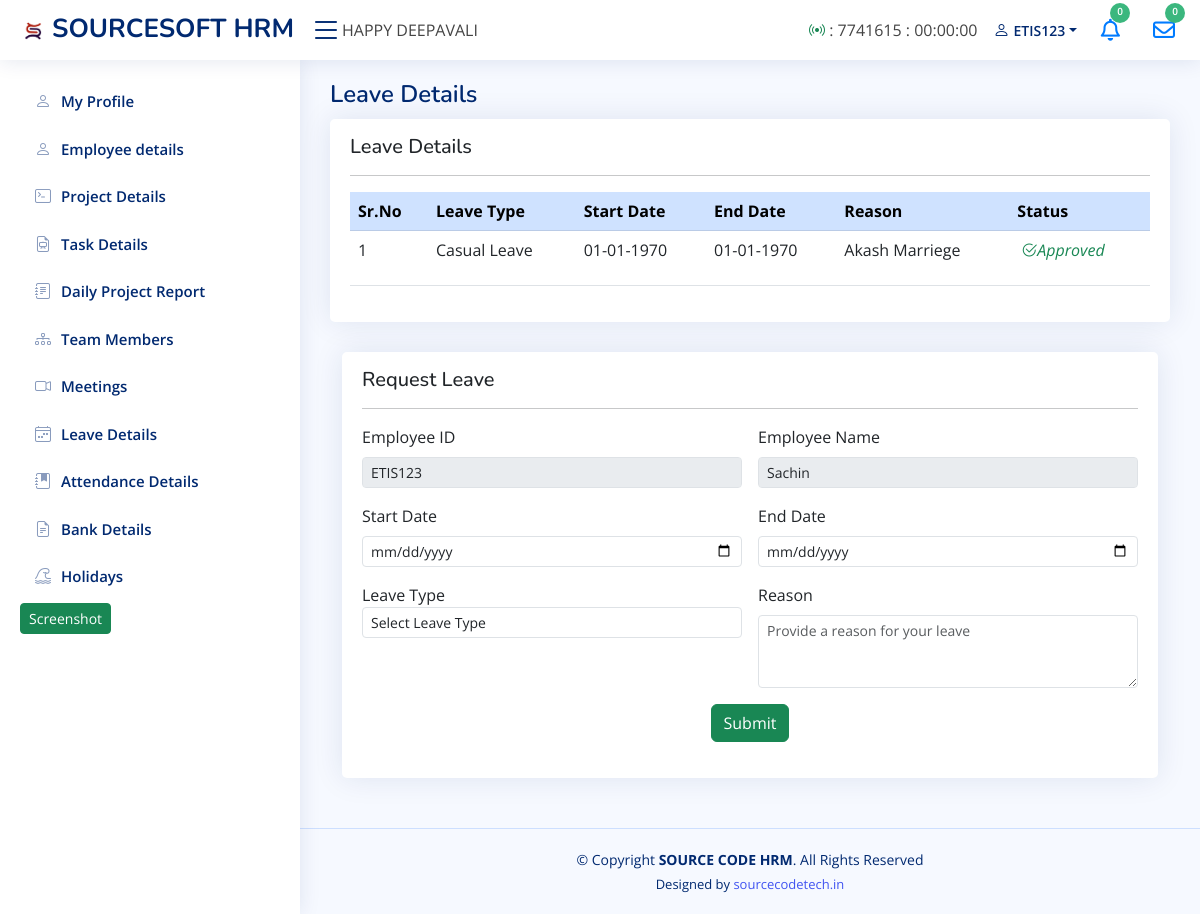
The page /sourcesoft/employee_dashboard/emp_leave.php (signed in) on the database its author committed.
### tables this page shows
CREATE TABLE `notice` (
  `id` int(11) NOT NULL,
  `notice` varchar(500) NOT NULL
);

CREATE TABLE `emp_details` (
  `id` int(90) NOT NULL,
  `fname` varchar(100) NOT NULL,
  `empid` varchar(50) NOT NULL,
  `email` varchar(50) NOT NULL,
  `phno` varchar(12) NOT NULL,
  `username` varchar(50) NOT NULL,
  `pass` varchar(50) NOT NULL,
  `department` varchar(50) NOT NULL,
  `position` varchar(50) NOT NULL,
  `proname` varchar(200) NOT NULL,
  `sdate` varchar(40) NOT NULL,
  `edate` varchar(40) NOT NULL,
  `man` varchar(50) NOT NULL,
  `jdate` varchar(10) NOT NULL,
  `bdate` varchar(10) NOT NULL,
  `add` varchar(200) NOT NULL,
  `edu` varchar(40) NOT NULL,
  `about` text NOT NULL,
  `skills` varchar(50) NOT NULL,
  `status` varchar(255) NOT NULL,
  `last_act` datetime NOT NULL,
  `twitter` varchar(100) NOT NULL,
  `facebook` varchar(100) NOT NULL,
  `instagram` varchar(100) NOT NULL,
  `linkedin` varchar(100) NOT NULL,
  `profile_pic` varchar(300) NOT NULL,
  `adhar_card` varchar(300) NOT NULL,
  `pan_card` varchar(300) NOT NULL
);

CREATE TABLE `user_leave` (
  `id` int(50) NOT NULL,
  `fname` varchar(50) NOT NULL,
  `empid` varchar(50) NOT NULL,
  `leavet` varchar(50) NOT NULL,
  `sdate` varchar(250) NOT NULL,
  `edate` varchar(200) NOT NULL,
  `reason` varchar(200) NOT NULL,
  `status` int(5) NOT NULL
);

### sourcesoft/employee_dashboard/emp_leave.php (the view, shortened to what this page needs)
<?php
include 'connection.php';
?>
<!DOCTYPE html>
<html lang="en">
<head>
    <link href="assets/vendor/bootstrap/css/bootstrap.min.css" rel="stylesheet">
    <link href="assets/vendor/bootstrap-icons/bootstrap-icons.css" rel="stylesheet">
    <link href="assets/vendor/boxicons/css/boxicons.min.css" rel="stylesheet">
    <link href="assets/vendor/quill/quill.snow.css" rel="stylesheet">
    <link href="assets/vendor/quill/quill.bubble.css" rel="stylesheet">
    <link href="assets/vendor/remixicon/remixicon.css" rel="stylesheet">
    <link href="assets/vendor/simple-datatables/style.css" rel="stylesheet">
    <link href="assets/css/style.css" rel="stylesheet">
    <link rel="stylesheet" href="https://cdn.jsdelivr.net/npm/sweetalert2@11.0.18/dist/sweetalert2.min.css">
    <link rel="stylesheet" href="https://cdnjs.cloudflare.com/ajax/libs/font-awesome/6.4.2/css/all.min.css">
</head>
<body>
    <?php include "include/header.php"; ?>
    <?php include "include/sidebar.php"; ?>
    <main id="main" class="main">
        <div class="pagetitle">
            <h1>Leave Details</h1>
        </div>
        <?php
        $emp_id = $show_data['empid'];
        $query = "SELECT *, ROW_NUMBER() OVER (ORDER BY id DESC) as row_num FROM `user_leave` WHERE empid='$emp_id'";
        $data = mysqli_query($conn, $query);
        ?>
        <section class="section">
            <div class="row">
                <div class="col-lg-12 col-md-6">
                    <div class="card">
                        <div class="card-body">
                            <h5 class="mt-3">Leave Details</h5>
                            <hr>
                            <table class="table datatable cellspacing= '5' width='70%'">
                                <thead>
                                    <tr class="table-primary">
                                        <th scope="col">Sr.No</th>
                                        <th scope="col">Leave Type</th>
                                        <th scope="col">Start Date</th>
                                        <th scope="col">End Date</th>
                                        <th scope="col">Reason</th>
                                        <th scope="col">Status</th>
                                    </tr>
                                </thead>
                                <?php
                                while ($result = mysqli_fetch_assoc($data)) {
                                ?>
                                <tr>
                                    <td><?php echo $result['row_num']; ?></td>
                                    <td><?php echo $result['leavet']; ?></td>
                                    <td><?php echo date('d-m-Y', strtotime($result['sdate'])); ?></td>
                                    <td><?php echo date('d-m-Y', strtotime($result['edate'])); ?></td>
                                    <td><?php echo $result['reason']; ?></td>
                                    <td><?php
                                            if ($result['status'] == 1) {
                                                echo '<p><i class="bi bi-check2-circle text-success px-1">Approved</i></p>';
                                            } else {
                                            }
                                            ?></td>
                                </tr>
                                <?php
                                }
                                ?>
                            </table>
                        </div>
                    </div>
                </div>
            </div>
        </section>
        <div class="container">
            <div class="card">
                <div class="card-body">
                    <h5 class="mt-3">Request Leave</h5>
                    <hr>
                    <?php
                    $emp_id = $show_data['empid'];
                    $emp_name = $show_data['fname'];
                    ?>
                    <form class="row g-3" action="#" method="POST" onsubmit="return validateForm()">
                        <div class="col-md-6">
                            <label for="inputhdname" class="form-label">Employee ID</label>
                            <input type="text" name="id" class="form-control form-control-sm" id="inputid"
                                value="<?php echo $emp_id ?>" required disabled>
                        </div>
                        <div class="col-md-6">
                            <label for="inputhdname" class="form-label">Employee Name </label>
                            <input type="text" name="name" class="form-control form-control-sm" id="inputhdname"
                                value="<?php echo $emp_name ?>" required disabled>
                        </div>
                        <div class="col-md-6">
    <label for="inputhdname" class="form-label">Start Date</label>
    <input type="date" name="sdate" class="form-control form-control-sm" id="inputdate"
        required min="<?php echo date('Y-m-d'); ?>">
</div>
<div class="col-md-6">
    <label for="inputhdname" class="form-label">End Date</label>
    <input type="date" name="edate" class="form-control form-control-sm" id="inputenddate"
        required min="<?php echo date('Y-m-d'); ?>">
</div>
<div class="col-md-6">
    <label for="leavet" class="required">Leave Type</label>
    <select class="form-control form-control-sm" name="leavet" id="leavetype" required>
        <option value="">Select Leave Type</option>
    </select>
</div>
<div class="col-md-6">
    <label for="exampleFormControlTextarea1" class="form-label">Reason</label>
    <textarea class="form-control form-control-sm" name="reason" id="reasonforleave" rows="3"
        placeholder="Provide a reason for your leave" required></textarea>
</div>
<center>
    <button type="submit" class="btn btn-success" name="submit" onclick="return validateForm()">Submit</button>
</center>
                    </form>
                </div>
            </div>
        </div>
    </main>
    <?php include "include/footer.php"; ?>
</body>
</html>

### sourcesoft/employee_dashboard/include/header.php (shortened to what this page needs)
<!DOCTYPE html>
<html lang="en">
<head>
    <link rel="stylesheet" href="https://cdnjs.cloudflare.com/ajax/libs/font-awesome/6.4.2/css/all.min.css"
 />
</head>
<?php
include('connection.php');
if (isset($_SESSION['start_time'])) {
    $currentTime = time();
    $startTime = $_SESSION['start_time'];
}
?>
<header id="header" class="header fixed-top d-flex align-items-center">
    <div class="d-flex align-items-center justify-content-between">
        <a href="emp_profile" class="logo d-flex align-items-center">
            <span class="d-none d-lg-block"><img src="assets\img\sourcesoft_logo.png" alt="SOURCESOFT">SOURCESOFT
                HRM</span>
        </a>
        <i class="bi bi-list toggle-sidebar-btn"></i>
    </div>
    <div>
        <marquee direction="left" behavior="scroll">
            <?php
   $query_result = mysqli_query($conn, "SELECT * FROM `notice`");
     while ($result = mysqli_fetch_array($query_result)) {
    ?>
            <?php echo $result['notice']; ?>&nbsp;&nbsp;&nbsp;&nbsp;&nbsp;&nbsp;
            <?php
    }
    ?>
        </marquee>
    </div>
    <nav class="header-nav ms-auto">
        <ul class="d-flex align-items-center">
            <?php $sessionDuration = $currentTime - $startTime;
            $formattedDuration = gmdate("H:i:s", $sessionDuration);
            ?>
            <?php $id = $_SESSION['session_id']; ?>
            <li>
                <div class="pt-3 pe-3">
                    <p>
                        <i class="bi bi-broadcast text-success"></i> : <?php echo "$id" ?> :
                        <?php echo "$formattedDuration" ?>
                    </p>
                </div>
            </li>
            <?php $user =  $_SESSION['auth_user'];
            $user_data = "SELECT * FROM emp_details WHERE username = '$user'";
            $result = mysqli_query($conn, $user_data);
            $show_data = mysqli_fetch_assoc($result);
            $empid = $show_data['empid'];
            ?>
            <li class="nav-item dropdown pe-3">
                <a class="nav-link nav-profile d-flex align-items-center pe-0" href="#" data-bs-toggle="dropdown">
                    <i class="bi bi-person"></i>
                    <span class="d-none d-md-block dropdown-toggle ps-1"><?php echo "$empid"; ?></span>
                </a>
            </li>
            <li class="nav-item">
    <a class="nav-link nav-icon" href="#" data-bs-toggle="dropdown">
        <div class="nav-item dropdown ms-2">
            <?php
            $id = $_SESSION['auth_user'];
            $orderSql = "SELECT * FROM assign_task WHERE status = 'To-Do' && emp_id = '$id' ";
            $orderQuery = mysqli_query($conn, $orderSql);
            $countOrder = mysqli_num_rows($orderQuery);
            ?>
            <span class="badge rounded-pill" style="height: 20px; width: 20px; font-size: 10px;">
                <?php echo $countOrder; ?></span>
            <?php if ($countOrder > 0) { ?>
                <a href='emp_task'> <i class="fa-solid fa-bell fa-shake fa-lg" style="color:#007bff;"></i></a>
            <?php } else { ?>
                <i class="fa-regular fa-bell" style="color:#007bff;"></i>
            <?php } ?>
        </div>
    </a>
</li>
<li class="nav-item">
    <a class="nav-link nav-icon" href="#" data-bs-toggle="dropdown">
        <div class="nav-item dropdown ms-2">
            <?php
            $orderSql = "SELECT * FROM project WHERE status = 'Not Started'";
            $orderQuery = mysqli_query($conn, $orderSql);
            $countOrder = mysqli_num_rows($orderQuery);
            ?>
            <span class="badge rounded-pill" style="height: 20px; width: 20px; font-size: 10px;">
                <?php echo $countOrder; ?></span>
            <?php if ($countOrder > 0) { ?>
                <a href='emp_project'> <i class="fa-solid fa-envelope fa-shake fa-lg" style="color: #007bff;"></i></a>
            <?php } else { ?>
                <i class="fa-regular fa-envelope" style="color: #007bff;"></i>
            <?php } ?>
        </div>
    </a>
</li>
        </ul>
    </nav>
</header>
</html>

### sourcesoft/employee_dashboard/assets/css/style.css (style rules this page uses)
:root { scroll-behavior: smooth; }
body { font-family: "Open Sans", sans-serif; background: #f6f9ff; color: #444444; }
a { color: #4154f1; text-decoration: none; }
h1, h2, h3, h4, h5, h6 { font-family: "Nunito", sans-serif; }
#main { margin-top: 60px; padding: 20px 30px; transition: all 0.3s; }
.pagetitle { margin-bottom: 10px; }
.pagetitle h1 { font-size: 24px; margin-bottom: 0; font-weight: 600; color: #012970; }
.card { margin-bottom: 30px; border: none; border-radius: 5px; box-shadow: 0px 0 30px rgba(1, 41, 112, 0.1); }
.card-body { padding: 0 20px 20px 20px; }
.logo { line-height: 1; }
@media (min-width: 1200px) { .logo { width: 280px; } }
.logo img { max-height: 26px; margin-right: 6px; }
.logo span { font-size: 26px; font-weight: 700; color: #012970; font-family: "Nunito", sans-serif; }
.header { transition: all 0.5s; z-index: 997; height: 60px; box-shadow: 0px 2px 20px rgba(1, 41, 112, 0.1); background-color: #fff; padding-left: 20px; }
.header .toggle-sidebar-btn { font-size: 32px; padding-left: 10px; cursor: pointer; color: #012970; }
.header-nav ul { list-style: none; }
.header-nav>ul { margin: 0; padding: 0; }
.header-nav .nav-icon { font-size: 22px; color: #012970; margin-right: 25px; position: relative; }
.header-nav .nav-profile { color: #012970; }
.header-nav .nav-profile span { font-size: 14px; font-weight: 600; }
@media (min-width: 1200px) { #main, #footer { margin-left: 300px; } }

### sourcesoft/employee_dashboard/include/header.php (style rules this page uses)
.rounded-pill { padding-right: .6em; padding-left: .6em; }
.badge { position: absolute; right: -10px; top: -16px; color: #ffffff; height: 8px; width: 8px; font-weight: 600; font-size: 8px; text-align: center; line-height: 17px; display: block; padding: 0; background-color: #3BB77E; }

### rows shown on the page
notice: notice "HAPPY DEEPAVALI"
emp_details: empid "ETIS123", id "ETIS123", name "Sachin"
user_leave: row_num "1", leavet "Casual Leave", sdate "01-01-1970", edate "01-01-1970", reason "Akash Marriege", status "Approved"

### other values the page prints
$id "7741615"
$formattedDuration "00:00:00"
$countOrder "0"
